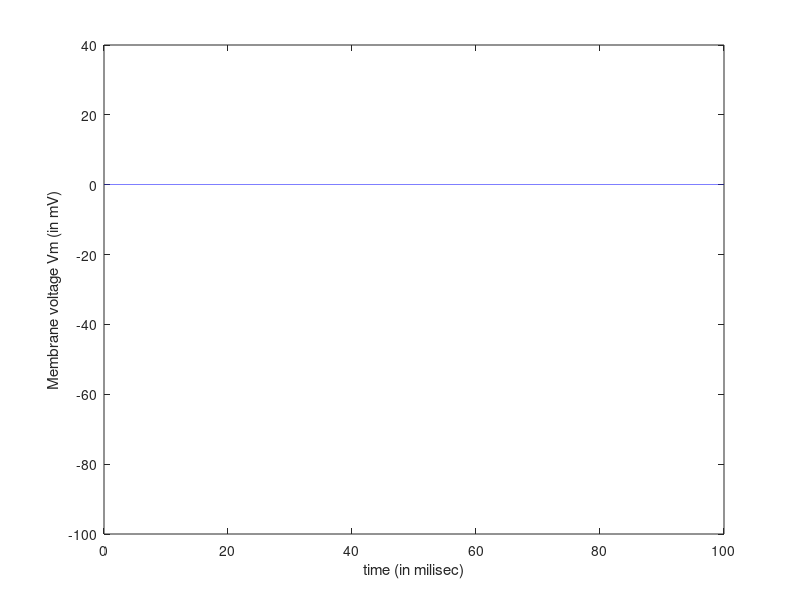

MATLAB code for this plot:
%initialize time
d = .001; %step size
t = [0:d:100];
z = length(t);
%constants:
gbarK = 36;
gbarNa = 120;
gbarL = 0.3;
Ek = -12; %mV  Nernst Potential for K
ENa = 115; %mV Nernst Potential for K
EL = 10.6; %mV Leakage Nernst Potential
Vrest = -70; % in miliVolts
Vm = 0; %set membrane potential to resting potential
Cm = 2; %in uF
%gating variables:
am = 0.1*((25-Vm)/(exp((25-Vm)/10) - 1));
Bm = 4*exp(-Vm/18); 
an = .01 * ((10-Vm)/(exp((10-Vm)/10) - 1));
Bn = .125*exp(-Vm/80);
ah = .07*exp(-Vm/20);
Bh = 1/(exp((30-Vm)/10) + 1);
%initialize m,n,h:
m0 = am/(am + Bm);
n0 = an/(an + Bn);
h0 = ah/(ah + Bh);
m=m0;
n=n0;
h=h0;

Vmvec = [Vm zeros(1,z-1)]; %concatonate initial Vm value with a vector of zeros filling the rest.
                            %will plot this vector against time at the end.
    for q = 1:z
        am = 0.1*((25-Vm)/(exp((25-Vm)/10) - 1));
        Bm = 4*exp(-Vm/18); 
        an = .01 * ((10-Vm)/(exp((10-Vm)/10) - 1));
        Bn = .125*exp(-Vm/80);
        ah = .07*exp(-Vm/20);
        Bh = 1/(exp((30-Vm)/10) + 1);
        m = m + d*(am*(1-m)-Bm*m);%Eulers for m.  d is step size
        n = n+ d*(an*(1-n)-Bn*n);%Eulers for n.  d is step size
        h = h+ d*(ah*(1-h)-Bh*h);%Eulers for h.  d is step size
        %update currents
        INa = (m^3)*gbarNa*h*(Vm-ENa);%Na current
        IK = (n^4)*gbarK*(Vm-Ek); %K current
        IL = gbarL*(Vm-EL); %Leakage current.  Includes Cl
        Iinj = 0; %injected current.  start with all values at 0 Amps
        Iion = Iinj-IK-INa-IL;
        %update Vm
        Vm = Vm + d*Iion/Cm;  %Eulers for Vm.  dVm/dt = Iion/Cm
        Vmvec(q) = Vm;
    end
   
plot(t, Vmvec)
axis([0,100,-100,40]);
xlabel('time (in milisec)')
ylabel('Membrane voltage Vm (in mV)')